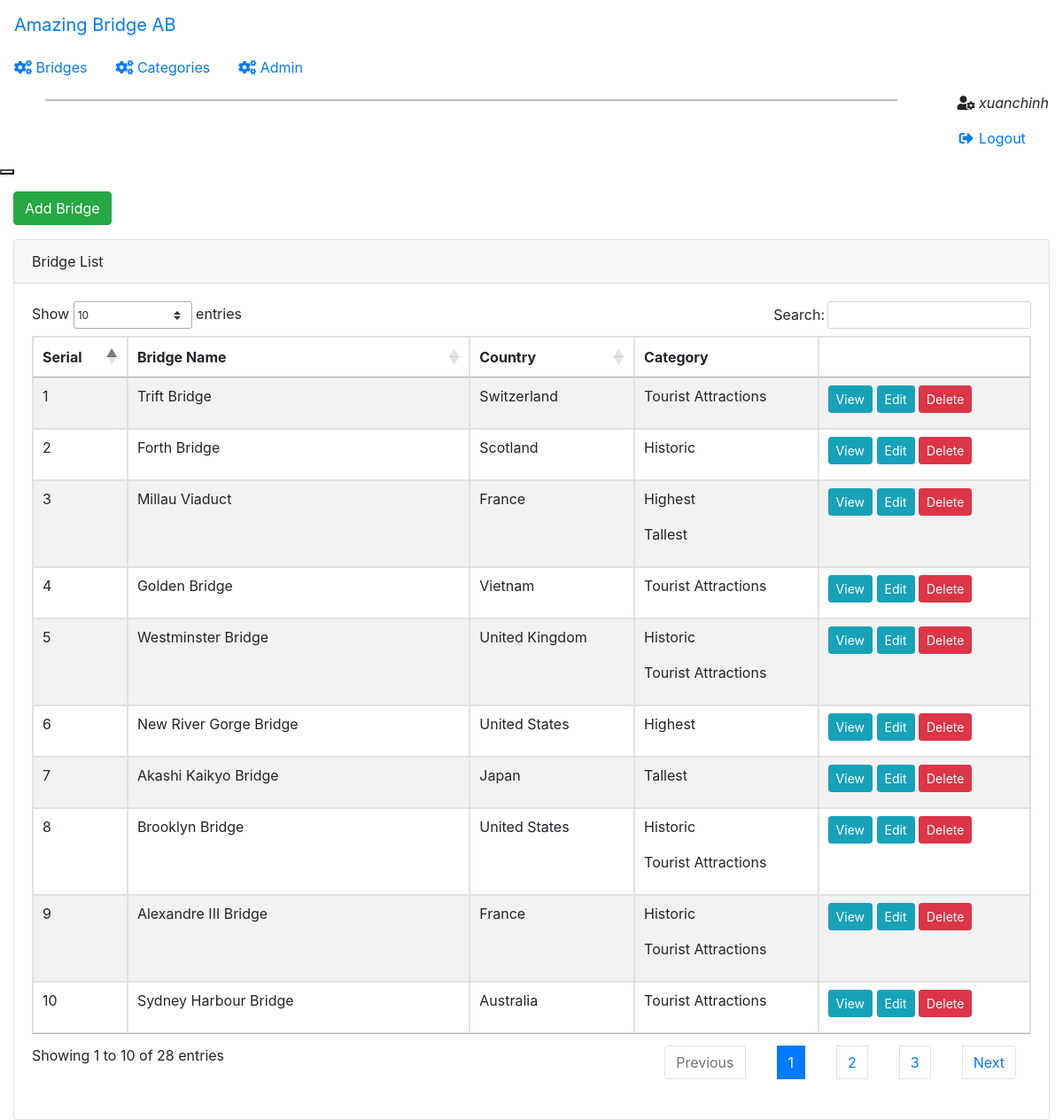
Screenshot of /SourceCode/admin/index.php (signed in) with the database file from the repository.
### tables this page shows
CREATE TABLE IF NOT EXISTS `bridges` (
  `bridgeID` int(11) NOT NULL AUTO_INCREMENT,
  `name` varchar(255) NOT NULL,
  `official name` varchar(255) DEFAULT NULL,
  `other name(s)` varchar(255) DEFAULT NULL,
  `status` varchar(50) DEFAULT NULL,
  `construction begin` varchar(10) DEFAULT NULL,
  `construction end` varchar(10) DEFAULT NULL,
  `opened` varchar(10) NOT NULL DEFAULT '',
  `country` varchar(255) NOT NULL,
  `location` varchar(255) NOT NULL,
  `crossed` varchar(255) DEFAULT NULL,
  `structure` varchar(255) DEFAULT NULL,
  `material` varchar(255) DEFAULT NULL,
  `total length` float NOT NULL DEFAULT 0,
  `height` float DEFAULT NULL,
  `clerance below` float DEFAULT NULL,
  `width` float DEFAULT NULL,
  `span` float DEFAULT NULL,
  `designer` varchar(255) DEFAULT NULL,
  `maintained by` varchar(255) DEFAULT NULL,
  `heritage status` varchar(255) DEFAULT NULL,
  `description` text NOT NULL,
  `map url` varchar(255) NOT NULL,
  PRIMARY KEY (`bridgeID`),
  UNIQUE KEY `bridgeName` (`name`) USING BTREE
);

CREATE TABLE IF NOT EXISTS `categories` (
  `categoryID` int(11) NOT NULL AUTO_INCREMENT,
  `categoryName` varchar(255) NOT NULL,
  PRIMARY KEY (`categoryID`)
);

### SourceCode/lib/database.php (called while the page is built, shortened)
<?php
function db_connect()
{
    $connection = mysqli_connect(DB_SERVER, DB_USER, DB_PASS, DB_NAME);
    return $connection;
}
$db = db_connect();
function confirm_query_result($result)
{
    global $db;
    if ($result) {
        return $result;
    } else {
        echo mysqli_error($db);
        db_disconnect($db);
        exit;
    }
}
function find_all_bridges()
{
    global $db;
    $sql = "SELECT * FROM `bridges` ";
    $result = mysqli_query($db, $sql);
    return confirm_query_result($result);
}
function get_categories_by_bridgeID($id)
{
    global $db;
    $id = mysqli_real_escape_string($db, $id);
    $sql = "SELECT * FROM Categories WHERE categoryID in ";
    $sql .= "(SELECT categoryID FROM Bridge_Category WHERE bridgeID = '$id')";
    $result = mysqli_query($db, $sql);
    return confirm_query_result($result);
}

### SourceCode/admin/index.php (the view, shortened to what this page needs)
<?php
require_once('../lib/database.php');
?>
<!DOCTYPE html>
<html>
<head>
    <link href="https://stackpath.bootstrapcdn.com/bootstrap/4.1.3/css/bootstrap.min.css" rel="stylesheet" />
    <link href="https://use.fontawesome.com/releases/v5.2.0/css/all.css" rel="stylesheet" />
    <link href="https://unpkg.com/@coreui/coreui@2.1.16/dist/css/coreui.min.css" rel="stylesheet" />
    <link href="https://cdn.datatables.net/1.10.21/css/jquery.dataTables.min.css" rel="stylesheet" />
    <link href="style.css" rel="stylesheet" />
</head>
<body class="app header-fixed sidebar-fixed aside-menu-fixed pace-done sidebar-lg-show">
    <?php include('header.php') ?>
    <div class="app-body">
        <?php include('sidebar.php') ?>
        <main class="main">
            <div class="container-fluid pt-3">
                <div class="row mb-3">
                    <div class="col-lg-12">
                        <a class="btn btn-success" href="newBridge.php">
                            Add Bridge
                        </a>
                    </div>
                </div>
                <div class="card">
                    <div class="card-header">
                        Bridge List
                    </div>
                    <div class="card-body">
                        <div class="table-responsive">
                            <table id="example" class=" table table-bordered table-striped table-hover datatable datatable-Company">
                                <thead>
                                    <th>Serial</th>
                                    <th>Bridge Name</th>
                                    <th>Country</th>
                                    <th>Category</th>
                                    <th>&nbsp;</th>
                                </thead>
                                <?php
                                $bridge_set = find_all_bridges();
                                while ($bridge = mysqli_fetch_assoc($bridge_set)) :
                                    $category_set = get_categories_by_bridgeID($bridge['bridgeID']);
                                ?>
                                    <tr>
                                        <td><?php echo $bridge['bridgeID']; ?></td>
                                        <td class="bridgeName"><?php echo $bridge['name']; ?></td>
                                        <td><?php echo $bridge['country']; ?></td>
                                        <td><?php
                                            while ($category = mysqli_fetch_assoc($category_set)) {
                                                echo '<p>' . $category['categoryName'] . '</p>';
                                            };
                                            ?>
                                        </td>
                                        <td>
                                            <a href="<?php echo 'view.php?id=' . $bridge['bridgeID']; ?>"><button class="btn btn-info btn-sm">View</button>
                                            </a>
                                            <a href="<?php echo 'editBridge.php?id=' . $bridge['bridgeID']; ?>"><button class="btn btn-info btn-sm">Edit</button></a>
                                            <button class="btn btn-danger btn-sm" data-id="<?php echo $bridge['bridgeID'] ?>" data-toggle="modal" data-target="#deleteBridge" data-keyboard="true">Delete</button>
                                        </td>
                                    </tr>
                                <?php
                                endwhile;
                                ?>
                            </table>
                        </div>
                    </div>
                </div>
            </div>
        </main>
    </div>
</body>
</html>

### rows the page displays
bridges: bridgeID "1", name "Trift Bridge", country "Switzerland"
categories: categoryName "Tourist Attractions"
bridges: bridgeID "2", name "Forth Bridge", country "Scotland"
categories: categoryName "Historic"
bridges: bridgeID "3", name "Millau Viaduct", country "France"
categories: categoryName "Highest"
categories: categoryName "Tallest"
bridges: bridgeID "4", name "Golden Bridge", country "Vietnam"
bridges: bridgeID "5", name "Westminster Bridge", country "United Kingdom"
bridges: bridgeID "6", name "New River Gorge Bridge", country "United States"
bridges: bridgeID "7", name "Akashi Kaikyo Bridge", country "Japan"
bridges: bridgeID "8", name "Brooklyn Bridge", country "United States"
bridges: bridgeID "9", name "Alexandre III Bridge", country "France"
bridges: bridgeID "10", name "Sydney Harbour Bridge", country "Australia"

### other values shown
$_SESSION['user'] "xuanchinh"
